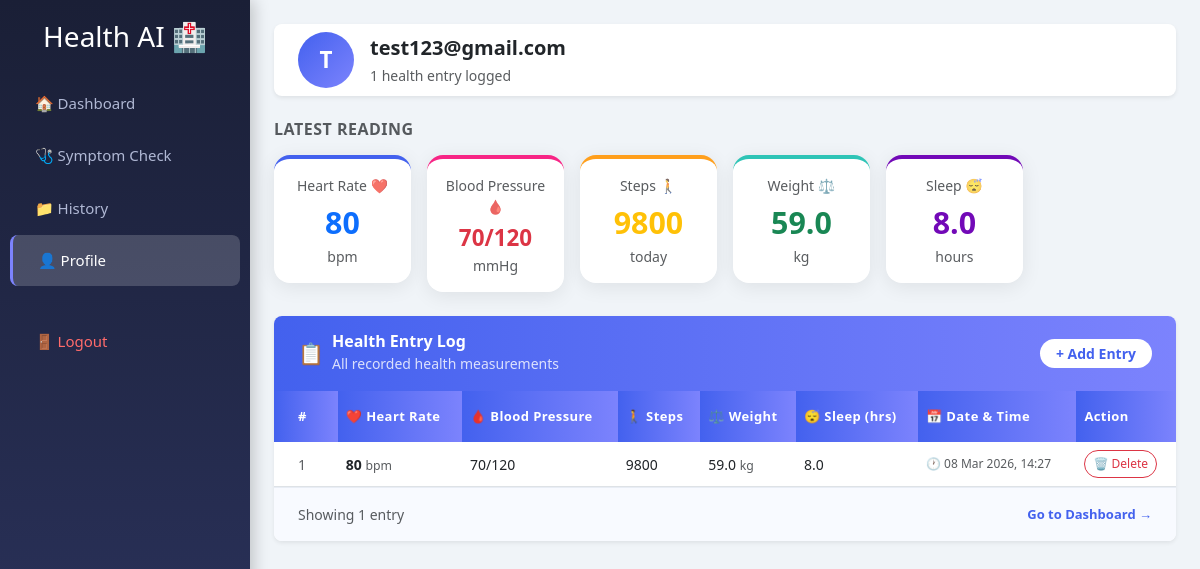
Screenshot of /profile (signed in) with the database file from the repository.
### tables this page shows
CREATE TABLE users (
        id       INTEGER PRIMARY KEY AUTOINCREMENT,
        email    TEXT UNIQUE NOT NULL,
        password TEXT NOT NULL,
        created_at TIMESTAMP DEFAULT CURRENT_TIMESTAMP
    );

CREATE TABLE health_entries (
        id             INTEGER PRIMARY KEY AUTOINCREMENT,
        user_id        INTEGER NOT NULL,
        heart_rate     INTEGER,
        blood_pressure TEXT,
        weight         REAL,
        steps          INTEGER,
        sleep_hours    REAL,
        created_at     TIMESTAMP DEFAULT CURRENT_TIMESTAMP,
        FOREIGN KEY (user_id) REFERENCES users(id)
    );

### app.py (the view)
@app.route("/profile")
def profile():
    if "user_email" not in session:
        return redirect(url_for("login"))
    user_email = session["user_email"]
    conn = get_db()
    cursor = conn.cursor()
    user_id = get_user_id(cursor, user_email)
    cursor.execute("""
        SELECT id, heart_rate, blood_pressure, weight, steps, sleep_hours, created_at
        FROM   health_entries
        WHERE  user_id = ?
        ORDER  BY created_at DESC
    """, (user_id,))
    rows = cursor.fetchall()
    cursor.execute("""
        SELECT id, heart_rate, blood_pressure, weight, steps, sleep_hours, created_at
        FROM   health_metrics
        WHERE  user_email = ?
        ORDER  BY created_at DESC
    """, (user_email,))
    legacy_rows = cursor.fetchall()
    conn.close()
    def _fmt_ts(raw):
        try:
            return datetime.strptime(str(raw), "%Y-%m-%d %H:%M:%S").strftime("%d %b %Y, %H:%M")
        except Exception:
            return str(raw)
    def _to_dict(r):
        return {
            "id":             r["id"],
            "heart_rate":     r["heart_rate"]     or "--",
            "blood_pressure": r["blood_pressure"] or "--/--",
            "weight":         r["weight"]         or "--",
            "steps":          r["steps"]          or "--",
            "sleep_hours":    r["sleep_hours"]    or "--",
            "created_at":     _fmt_ts(r["created_at"]),
        }
    entries = [_to_dict(r) for r in rows] + [_to_dict(r) for r in legacy_rows]
    summary = entries[0] if entries else None
    return render_template(
        "profile.html",
        user_email=user_email,
        entries=entries,
        summary=summary,
        total_entries=len(entries),
    )

### app.py (called while the page is built)
def get_user_id(cursor, email):
    cursor.execute("SELECT id FROM users WHERE email = ?", (email,))
    row = cursor.fetchone()
    return row[0] if row else None

def get_db():
    conn = sqlite3.connect("health.db")
    conn.row_factory = sqlite3.Row   # rows behave like dicts
    return conn

### templates/profile.html (shortened to what this page needs)
<!DOCTYPE html>
<html lang="en">
<head>
    <link href="https://cdn.jsdelivr.net/npm/bootstrap@5.3.0/dist/css/bootstrap.min.css" rel="stylesheet">
</head>
<body>
    <div class="sidebar">
        <h3 class="text-center text-white mb-4 px-3">Health AI 🏥</h3>
        <a href="/dashboard">🏠 Dashboard</a>
        <a href="/predict">🩺 Symptom Check</a>
        <a href="/history">📁 History</a>
        <a href="/profile" class="active">👤 Profile</a>
        <a href="/logout" style="color:#ff6b6b; margin-top:30px;">🚪 Logout</a>
    </div>
    <div class="content">
        <nav class="navbar navbar-light bg-white rounded-3 shadow-sm mb-4 px-4">
            <div class="d-flex align-items-center gap-3">
                <div class="avatar-circle">
                    {{ user_email[0].upper() }}
                </div>
                <div>
                    <div class="fw-bold fs-5">{{ user_email }}</div>
                    <small class="text-muted">{{ total_entries }} health entr{{ 'ies' if total_entries != 1 else 'y' }} logged</small>
                </div>
            </div>
        </nav>
        {% if summary %}
        <h6 class="fw-bold text-muted mb-3 mt-1" style="letter-spacing:0.5px;">LATEST READING</h6>
        <div class="row g-3 mb-4">
            <div class="col-md-2 col-6">
                <div class="card summary-card p-3 text-center" style="border-top: 4px solid #4361ee;">
                    <div class="text-muted small mb-1">Heart Rate ❤️</div>
                    <div class="summary-value text-primary">{{ summary.heart_rate }}</div>
                    <small class="text-muted">bpm</small>
                </div>
            </div>
            <div class="col-md-2 col-6">
                <div class="card summary-card p-3 text-center" style="border-top: 4px solid #f72585;">
                    <div class="text-muted small mb-1">Blood Pressure 🩸</div>
                    <div class="summary-value text-danger" style="font-size:1.4rem;">{{ summary.blood_pressure }}</div>
                    <small class="text-muted">mmHg</small>
                </div>
            </div>
            <div class="col-md-2 col-6">
                <div class="card summary-card p-3 text-center" style="border-top: 4px solid #ff9f1c;">
                    <div class="text-muted small mb-1">Steps 🚶</div>
                    <div class="summary-value text-warning">{{ summary.steps }}</div>
                    <small class="text-muted">today</small>
                </div>
            </div>
            <div class="col-md-2 col-6">
                <div class="card summary-card p-3 text-center" style="border-top: 4px solid #2ec4b6;">
                    <div class="text-muted small mb-1">Weight ⚖️</div>
                    <div class="summary-value text-success">{{ summary.weight }}</div>
                    <small class="text-muted">kg</small>
                </div>
            </div>
            <div class="col-md-2 col-6">
                <div class="card summary-card p-3 text-center" style="border-top: 4px solid #7209b7;">
                    <div class="text-muted small mb-1">Sleep 😴</div>
                    <div class="summary-value" style="color:#7209b7;">{{ summary.sleep_hours }}</div>
                    <small class="text-muted">hours</small>
                </div>
            </div>
        </div>
        {% endif %}
        <div class="card border-0 rounded-3 shadow-sm overflow-hidden">
            <div class="d-flex align-items-center justify-content-between px-4 py-3"
                style="background: linear-gradient(to right, #4361ee, #7c83fd);">
                <div class="d-flex align-items-center gap-2">
                    <span style="font-size:1.3rem;">📋</span>
                    <div>
                        <h6 class="text-white fw-bold mb-0">Health Entry Log</h6>
                        <small class="text-white" style="opacity:0.8;">All recorded health measurements</small>
                    </div>
                </div>
                <a href="/dashboard"
                    class="btn btn-sm fw-semibold px-3"
                    style="background:#fff; color:#4361ee; border-radius:20px; border:none;">
                    + Add Entry
                </a>
            </div>
            {% if entries %}
            <div class="table-responsive">
                <table class="table history-table mb-0">
                    <thead>
                        <tr>
                            <th class="px-4 py-3">#</th>
                            <th class="py-3">❤️ Heart Rate</th>
                            <th class="py-3">🩸 Blood Pressure</th>
                            <th class="py-3">🚶 Steps</th>
                            <th class="py-3">⚖️ Weight</th>
                            <th class="py-3">😴 Sleep (hrs)</th>
                            <th class="py-3">📅 Date &amp; Time</th>
                            <th class="py-3">Action</th>
                        </tr>
                    </thead>
                    <tbody>
                        {% for entry in entries %}
                        <tr>
                            <td class="px-4 text-muted">{{ loop.index }}</td>
                            <td>
                                <span class="fw-semibold">{{ entry.heart_rate }}</span>
                                {% if entry.heart_rate != '--' %}
                                <small class="text-muted">bpm</small>
                                {% endif %}
                            </td>
                            <td>{{ entry.blood_pressure }}</td>
                            <td>{{ entry.steps }}</td>
                            <td>
                                {{ entry.weight }}
                                {% if entry.weight != '--' %}
                                <small class="text-muted">kg</small>
                                {% endif %}
                            </td>
                            <td>{{ entry.sleep_hours }}</td>
                            <td class="text-muted" style="font-size:12px; white-space:nowrap;">
                                🕐 {{ entry.created_at }}
                            </td>
                            <td>
                                <button type="button"
                                    class="btn btn-sm btn-outline-danger rounded-pill px-2 py-1"
                                    style="font-size:12px;"
                                    data-bs-toggle="modal"
                                    data-bs-target="#deleteEntryModal"
                                    data-entry-id="{{ entry.id }}"
                                    title="Delete entry">
                                    🗑️ Delete
                                </button>
                            </td>
                        </tr>
                        {% endfor %}
                    </tbody>
                </table>
            </div>
            <div class="px-4 py-3 d-flex justify-content-between align-items-center"
                style="border-top: 1px solid #e8edf5; background:#f8faff;">
                <small class="text-muted">
                    Showing {{ entries | length }} entr{{ 'ies' if entries | length != 1 else 'y' }}
                </small>
                <a href="/dashboard" class="text-decoration-none" style="color:#4361ee; font-size:13px; font-weight:600;">
                    Go to Dashboard →
                </a>
            </div>
            {% endif %}
        </div>
    </div>
</body>
</html>

### templates/profile.html (style rules this page uses)
body { background-color: #f0f4f8; font-family: 'Segoe UI', sans-serif; }
.sidebar { height: 100vh; position: fixed; top: 0; left: 0; width: 250px; background: linear-gradient(180deg, #1a1f36, #2d3561); padding-top: 20px; box-shadow: 4px 0 15px rgba(0, 0, 0, 0.2); }
.sidebar a { padding: 14px 25px; text-decoration: none; font-size: 15px; color: #b0b8d4; display: block; border-radius: 8px; margin: 2px 10px; transition: all 0.2s; }
.sidebar a.active { color: #fff; background-color: rgba(255, 255, 255, 0.18); border-left: 3px solid #7c83fd; }
.content { margin-left: 250px; padding: 24px; }
.summary-card { border: none; border-radius: 16px; box-shadow: 0 4px 20px rgba(0, 0, 0, 0.08); transition: transform 0.2s, box-shadow 0.2s; }
.summary-value { font-size: 1.9rem; font-weight: 800; }
.history-table thead th { background: linear-gradient(90deg, #4361ee, #7c83fd); color: #fff; font-weight: 600; font-size: 13px; letter-spacing: 0.4px; border: none; }
.history-table tbody tr:nth-child(odd) { background-color: #f8faff; }
.history-table td { vertical-align: middle; font-size: 14px; }
.avatar-circle { width: 56px; height: 56px; border-radius: 50%; background: linear-gradient(135deg, #4361ee, #7c83fd); display: flex; align-items: center; justify-content: center; font-size: 1.4rem; color: #fff; font-weight: 700; flex-shrink: 0; }

### rows the page displays
users: email "test123@gmail.com"
health_entries: heart_rate "80", blood_pressure "70/120", steps "9800", weight "59.0", sleep_hours "8.0", shows "bpm", shows "kg", created_at "08 Mar 2026, 14:27"

### other values shown
{{ user_email[0].upper() }} "T"
{{ total_entries }} "1"
{{ 'ies' if total_entries != 1 else 'y' }} "y"
{{ entries | length }} "1"
{{ 'ies' if entries | length != 1 else 'y' }} "y"
